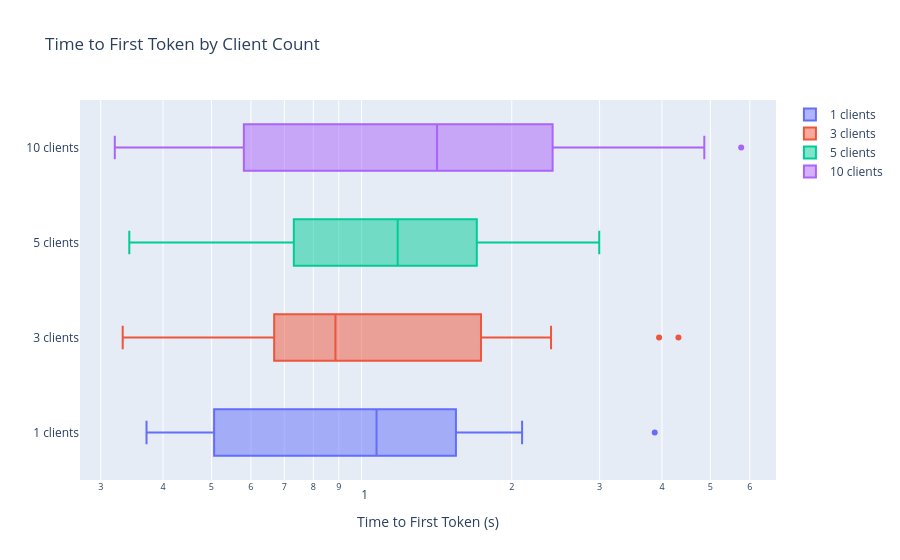

The notebook cell this image was saved under:
### Code cell
from llmeter.plotting import boxplot_by_dimension

fig = go.Figure(layout=dict(title="Time to First Token by Client Count"))
for n_clients in clients_sorted:
    fig.add_trace(
        boxplot_by_dimension(
            load_test_result.results[n_clients],
            dimension="time_to_first_token",
            name=f"{n_clients} clients",
        )
    )
fig.update_xaxes(type="log", title="Time to First Token (s)")
fig
